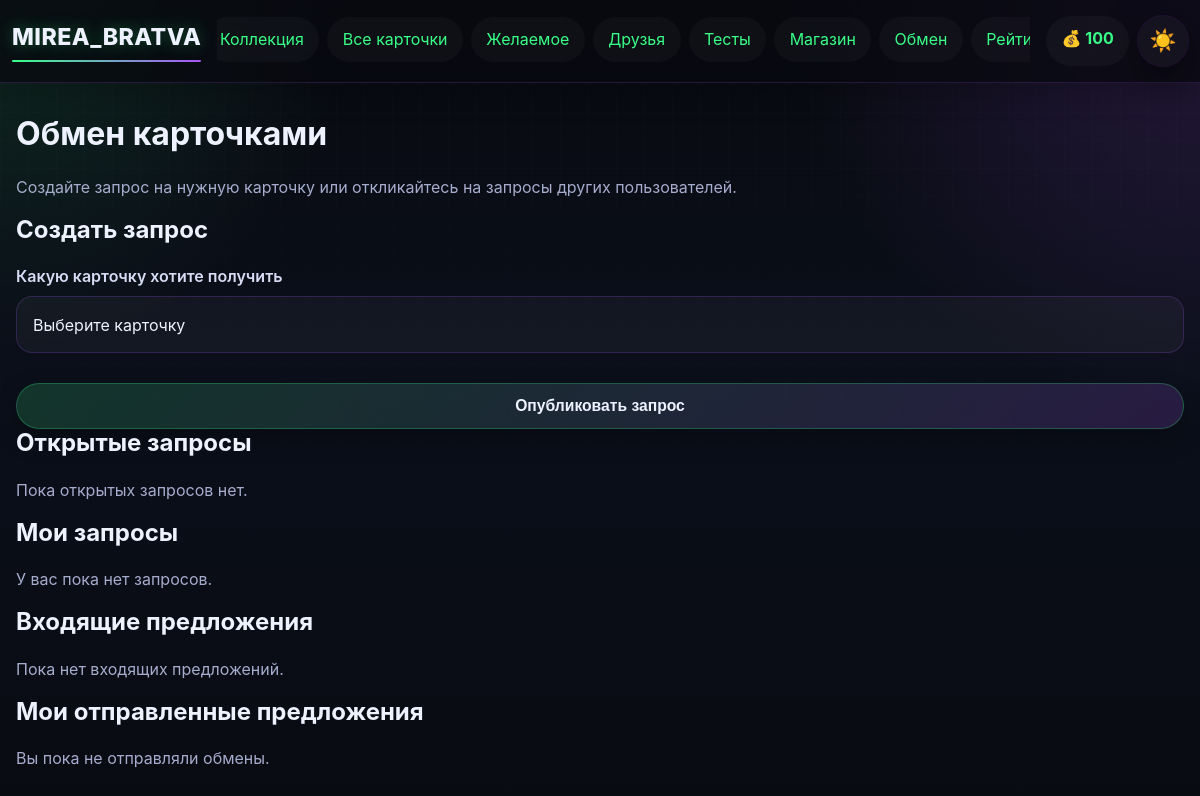
The page /exchange (signed in) on the database as committed earlier.
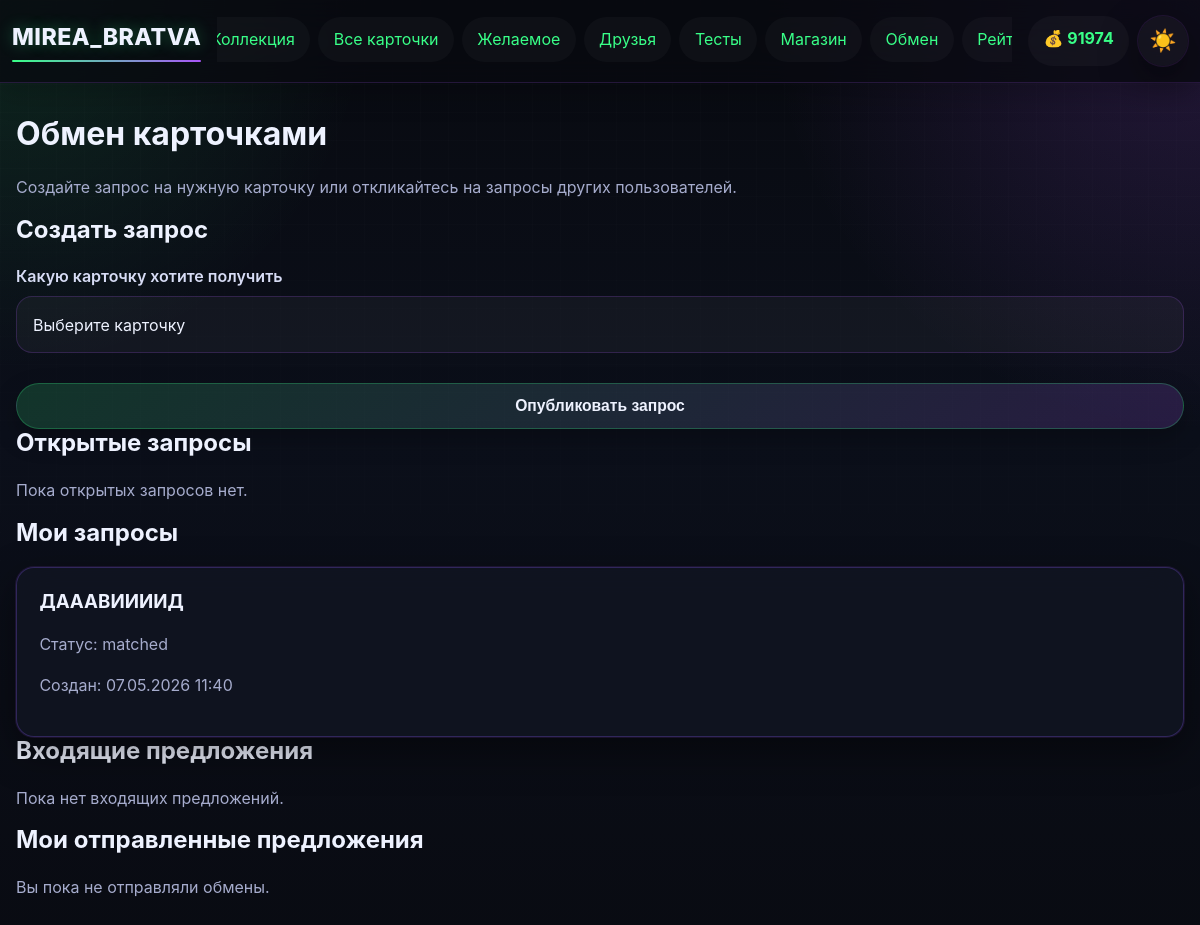
The same page on the database as committed later.
### app.py (models this page shows)
class User(UserMixin, db.Model):
    __tablename__ = 'user'
    id = db.Column(db.Integer, primary_key=True)
    username = db.Column(db.String(80), unique=True, nullable=False)
    email = db.Column(db.String(120), unique=True, nullable=False)
    password_hash = db.Column(db.String(200), nullable=False)
    coins = db.Column(db.Integer, default=100)
    profile_theme = db.Column(db.String(50), default='dark')
    avatar_frame = db.Column(db.String(50), default='none')
    bio = db.Column(db.Text, default='')
    owned_frames = db.Column(db.Text, default='[]')
    avatar_icon = db.Column(db.String(50), default='letter')
    created_at = db.Column(db.DateTime, default=datetime.utcnow)
    last_daily_bonus = db.Column(db.DateTime, default=None)

class TradeRequest(db.Model):
    __tablename__ = 'trade_request'
    id = db.Column(db.Integer, primary_key=True)
    requester_id = db.Column(db.Integer, db.ForeignKey('user.id'), nullable=False)
    requested_card_id = db.Column(db.Integer, db.ForeignKey('card.id'), nullable=False)
    target_user_id = db.Column(db.Integer, db.ForeignKey('user.id'), nullable=True)
    status = db.Column(db.String(20), default='open')
    created_at = db.Column(db.DateTime, default=datetime.utcnow)
    requester = db.relationship('User', foreign_keys=[requester_id], backref='trade_requests')
    target_user = db.relationship('User', foreign_keys=[target_user_id])
    requested_card = db.relationship('Card', foreign_keys=[requested_card_id])

class Card(db.Model):
    __tablename__ = 'card'
    id = db.Column(db.Integer, primary_key=True)
    name = db.Column(db.String(100), nullable=False)
    description = db.Column(db.Text)
    rarity = db.Column(db.String(20), nullable=False)
    subject = db.Column(db.String(50), nullable=False)
    image_url = db.Column(db.String(200))
    base_price = db.Column(db.Integer, default=50)

### app.py (the view, shortened to what this page needs)
@app.route('/exchange', methods=['GET', 'POST'])
@login_required
def exchange():
    cards = Card.query.order_by(Card.name.asc()).all()
    open_requests = (
        TradeRequest.query.filter(TradeRequest.status == 'open', TradeRequest.requester_id != current_user.id)
        .order_by(TradeRequest.created_at.desc())
        .all()
    )
    my_requests = (
        TradeRequest.query.filter_by(requester_id=current_user.id)
        .order_by(TradeRequest.created_at.desc())
        .all()
    )
    incoming_offers = TradeOffer.query.filter_by(to_user_id=current_user.id, status='pending').order_by(TradeOffer.created_at.desc()).all()
    outgoing_offers = TradeOffer.query.filter_by(from_user_id=current_user.id).order_by(TradeOffer.created_at.desc()).all()
    return render_template(
        'exchange.html',
        cards=cards,
        open_requests=open_requests,
        my_requests=my_requests,
        incoming_offers=incoming_offers,
        outgoing_offers=outgoing_offers,
        get_card_letter=get_card_letter,
    )

### app.py (called while the page is built)
@login_manager.user_loader
def load_user(user_id):
    return db.session.get(User, int(user_id))

### templates/exchange.html (shortened to what this page needs)
{% extends "base.html" %}
{% from "_card_macros.html" import showcase_card %}
{% block content %}
<div class="exchange-container">
    <h1>Обмен карточками</h1>
    <p>Создайте запрос на нужную карточку или откликайтесь на запросы других пользователей.</p>
    <div class="exchange-grid exchange-grid-single">
        <div class="exchange-card">
            <h2>Создать запрос</h2>
            <form method="POST" class="profile-form-stack">
                <div class="form-group">
                    <label for="requested_card_id">Какую карточку хотите получить</label>
                    <select id="requested_card_id" name="requested_card_id" required>
                        <option value="">Выберите карточку</option>
                    </select>
                </div>
                <button type="submit" class="btn">Опубликовать запрос</button>
            </form>
        </div>
        <div class="exchange-card">
            <h2>Открытые запросы</h2>
            {% if open_requests %}
                {% for trade_request in open_requests %}
                <div class="trade-offer">
                    <p><strong>{{ trade_request.requester.username }}</strong> хочет получить <strong>{{ trade_request.requested_card.name }}</strong></p>
                    <p>Кафедра: {{ trade_request.requested_card.subject }} · Редкость: {{ trade_request.requested_card.rarity }}</p>
                    <div class="trade-actions">
                        <a class="btn btn-secondary" href="{{ url_for('view_profile', user_id=trade_request.requester.id) }}">Профиль</a>
                        <a class="btn" href="{{ url_for('respond_trade_request', request_id=trade_request.id) }}">Откликнуться</a>
                    </div>
                </div>
                {% endfor %}
            {% else %}<p>Пока открытых запросов нет.</p>{% endif %}
        </div>
    </div>
    <div class="exchange-card">
        <h2>Мои запросы</h2>
        {% if my_requests %}
            <div class="items-grid">
            {% for trade_request in my_requests %}
                <div class="shop-item">
                    <h3>{{ trade_request.requested_card.name }}</h3>
                    <p>Статус: {{ trade_request.status }}</p>
                    <p>Создан: {{ trade_request.created_at.strftime('%d.%m.%Y %H:%M') }}</p>
                </div>
            {% endfor %}
            </div>
        {% else %}<p>У вас пока нет запросов.</p>{% endif %}
    </div>
    <div class="exchange-card">
        <h2>Входящие предложения</h2>
        {% if incoming_offers %}
            {% for offer in incoming_offers %}
                <div class="trade-offer">
                    <p><strong>{{ offer.from_user.username }}</strong> предлагает <strong>{{ offer.offered_card.name }}</strong></p>
                    <p>и хочет получить <strong>{{ offer.requested_card.name }}</strong></p>
                    <div class="trade-actions">
                        <form method="POST" action="{{ url_for('accept_exchange', offer_id=offer.id) }}"><button type="submit" class="btn">Принять</button></form>
                        <form method="POST" action="{{ url_for('reject_exchange', offer_id=offer.id) }}"><button type="submit" class="btn btn-secondary">Отклонить</button></form>
                    </div>
                </div>
            {% endfor %}
        {% else %}<p>Пока нет входящих предложений.</p>{% endif %}
    </div>
    <div class="exchange-card">
        <h2>Мои отправленные предложения</h2>
        {% if outgoing_offers %}
            <div class="items-grid">
                {% for offer in outgoing_offers %}
                    <div class="shop-item">
                        <h3>{{ offer.to_user.username }}</h3>
                        <p>Вы отдаёте: {{ offer.offered_card.name }}</p>
                        <p>Вы получаете: {{ offer.requested_card.name }}</p>
                        <p>Статус: {{ offer.status }}</p>
                    </div>
                {% endfor %}
            </div>
        {% else %}<p>Вы пока не отправляли обмены.</p>{% endif %}
    </div>
</div>
{% endblock %}

### templates/base.html (shortened to what this page needs)
<!DOCTYPE html>
<html lang="ru">
<head>
    <link rel="stylesheet" href="{{ url_for('static', filename='css/style.css') }}">
</head>
<body class="{% if current_user.is_authenticated and current_user.profile_theme == 'light' %}light-theme{% else %}dark-theme{% endif %}">
    <nav class="navbar">
        <div class="nav-container">
            <a class="nav-logo" href="{{ url_for('index') }}">MIREA_BRATVA</a>
            <div class="nav-main">
                <ul class="nav-menu">
                    {% if current_user.is_authenticated %}
                        <li><a href="{{ url_for('collection') }}">Коллекция</a></li>
                        <li><a href="{{ url_for('cards_catalog') }}">Все карточки</a></li>
                        <li><a href="{{ url_for('wishlist') }}">Желаемое</a></li>
                        <li><a href="{{ url_for('friends') }}">Друзья</a></li>
                        <li><a href="{{ url_for('quizzes') }}">Тесты</a></li>
                        <li><a href="{{ url_for('shop') }}">Магазин</a></li>
                        <li><a href="{{ url_for('exchange') }}">Обмен</a></li>
                        <li><a href="{{ url_for('rating') }}">Рейтинг</a></li>
                    {% else %}
                        <li><a href="{{ url_for('login') }}">Вход</a></li>
                        <li><a href="{{ url_for('register') }}">Регистрация</a></li>
                    {% endif %}
                </ul>
            </div>
            {% if current_user.is_authenticated %}
            <div class="nav-actions">
                <div class="coins">💰 {{ current_user.coins }}</div>
                <a class="theme-toggle nav-pill" href="{{ url_for('toggle_theme') }}" title="Переключить тему">
                    {% if current_user.profile_theme == 'light' %}🌙{% else %}☀️{% endif %}
                </a>
            </div>
            {% endif %}
        </div>
    </nav>
    <main class="container">
        {% block content %}{% endblock %}
    </main>
</body>
</html>

Rows that differ between the two databases and show on the page:
changed User: coins "100" → "91974"
added TradeRequest: requested_card.name "ДАААВИИИИД", status "matched", created_at "07.05.2026 11:40"
Other text that changed with them:
text no longer shown: "У вас пока нет запросов."
